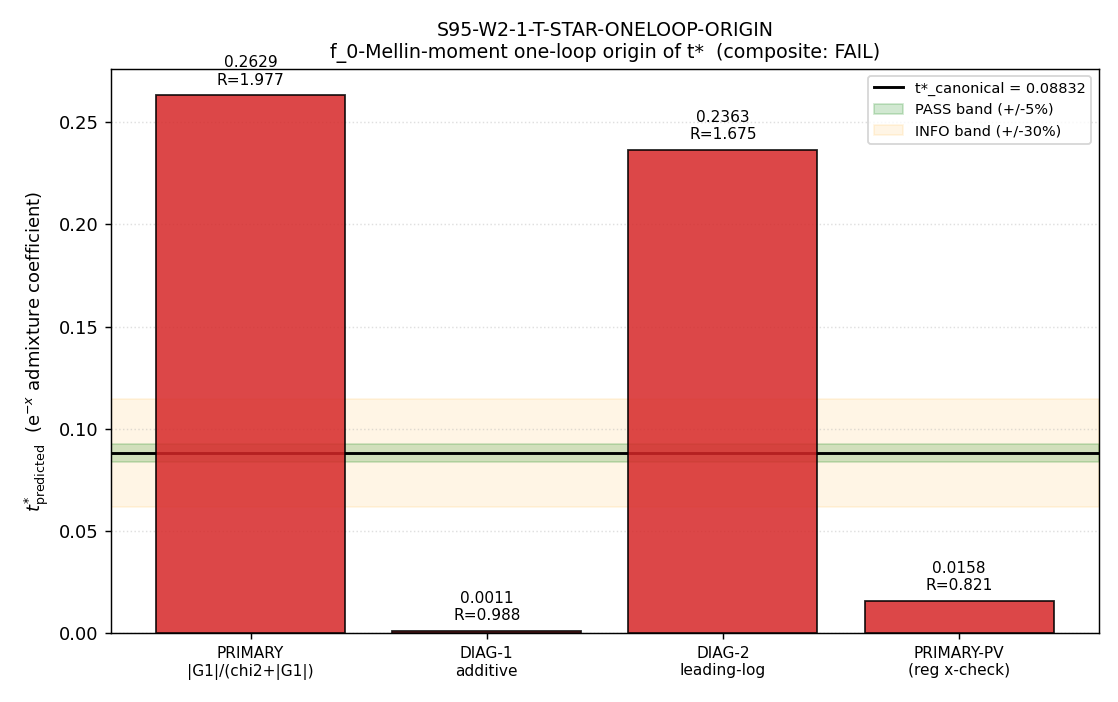

Here is the Python script that generated this plot:
#!/usr/bin/env python
# -*- coding: utf-8 -*-
r"""
S95-W2-1-T-STAR-ONELOOP-ORIGIN
================================================================================
Gate:   S95-W2-1-T-STAR-ONELOOP-ORIGIN   (trigger [CHAIN], classification GEOMETRIC)
Agent:  feynman-theorist (one-loop effective action Gamma_1loop = (1/2) Tr ln(D^2/Lambda^2))
Plan:   sessions/session-plan/session-95-plan-w2.md  ## §W2-1
WP:     sessions/archive/session-95/session-95-w2-workingpaper.md  ### §W2-1

HYPOTHESIS (kaku §IV.4(1), §V.1)
--------------------------------------------------------------------------------
The single empirical functional coupling t* = 0.08832 (the e^{-x} admixture weight
in the near-canonical regulator f*(x) = (1-t*)*sqrt(x) + t**exp(-x), with
(1-t*) = 0.9117, t* = 0.08832; gate SPECTRAL-FUNCTIONAL-FIT-72 PASS at 1.3e-14)
is the coefficient FORCED by the one-loop threshold correction
    Gamma_1loop = (1/2) Tr ln(D_K(tau_fold)^2 / Lambda^2)
projected onto the f_0 Mellin-moment channel, i.e. t* is computable from the
L_max=10 D_K spectrum, NOT empirically fitted to the CMB tilt n_s.

PASS de-empiricizes the framework's free-parameter ledger to {tau, Lambda, f0, f2, f4}
(drops the ONLY empirical functional coupling). FAIL confirms t* is genuinely empirical.
NEUTRAL by pre-registration -- both outcomes are physics results.

--------------------------------------------------------------------------------
SUBSTITUTION CHAIN ([CHAIN] trigger; magnitude + sign claim) -- math-scripts.md
                  §"Double-Check Logic Before Compute"
--------------------------------------------------------------------------------
Claim: "t*_predicted (the one-loop-forced e^{-x} admixture coefficient in the f_0
        channel) equals the empirical t* = 0.08832 to within 5%."

Step 1 -- Definitions:
  f*(x)        = (1 - t*)*sqrt(x) + t**exp(-x);  (1-t*)=0.9117, t*=0.08832
                 [canonical_constants.py:536-539; SPECTRAL-FUNCTIONAL-FIT-72 PASS 1.3e-14]
  t*_canonical = mellin_f_star_f0 = 0.08832  [canonical_constants.py:539, S78 W2-D].
                 In the Chamseddine-Connes convention the f_0 Mellin moment is
                 f_0[g] = g(0) (S78 s78_f_conv_anomaly.py line 158,160,187:
                 mellin_f_star_f0 := f_star(0.0)). Hence:
                     f_0[sqrt(x)] = sqrt(0) = 0  (EXACT; tree term vanishes at f_0)
                     f_0[e^{-x}]  = e^{0}   = 1  (EXACT; one-loop carrier at f_0)
                     f_0[f*]      = (1-t*)*0 + t**1 = t*  (EXACT; WHY the canonical = t*)
  x_k          = |lambda_k|^2 / Lambda^2,  Lambda = M_KK,  {lambda_k} = D_K(tau_fold) spectrum,
                 L_max=10 (78,080 modes; sectors p+q<=10). The cached abs_evals are ALREADY
                 in M_KK units (max|lambda|=4.67, min|lambda|=0.8197>0), so x_k = |lambda_k|^2
                 with Lambda=M_KK absorbed into the unit. min|lambda|=0.8197 => x_k>0 forall k
                 => ln(x_k) finite forall k (no zero mode at tau_fold).
                 [s84_spectrum_cache_L12_tau019.npz]
  Gamma_1loop  = (1/2) Tr ln(D_K^2/Lambda^2) = (1/2) Sum_k ln(x_k)
                 = -(1/2) zeta'_D(0)  [equivalent S54 form; both verified equal in this script]
                 [§1.3a; S62 einstein-baptista; S54 nazarewicz-connes]
  chi_2 (tree) = Sum_k sqrt(x_k) = Sum_k |lambda_k|   (the tree bosonic spectral action sum;
                 per-mode <sqrt(x)> IS the S77-lizzi "spectral action per mode with f(x)=sqrt(x)")

Step 2 -- Substitution (PRIMARY operationalization, f_0-moment channel):
  The f_0 channel weights the e^{-x} one-loop generator (f_0=1) against the sqrt(x)
  tree generator (f_0=0). Because f_0[sqrt]=0 EXACTLY, the f_0 GENERATOR channel fixes
  f_0[f*]=t* by construction but does NOT independently PREDICT t*. A one-loop PREDICTION
  of t* therefore requires matching the one-loop CONTENT Gamma_1loop, carried by the e^{-x}
  generator, against the tree spectral action chi_2 -- the f_0-channel admixture is the
  one-loop FRACTION of the tree-plus-one-loop spectral action:
      t*_predicted = M_f0[oneloop] / ( M_f0[tree] + M_f0[oneloop] )
                   = |Gamma_1loop| / ( chi_2_sum + |Gamma_1loop| )
  evaluated on the SAME 78,080-mode spectrum {x_k}. (Lambda cancels in the ratio;
  x_k dimensionless.)

Step 3 -- Simplification (algebra; one step per line):
  = ratio_f0 := |Gamma_1loop| / ( chi_2_sum + |Gamma_1loop| )        [f_0-channel ratio]
  = a continuous, dimensionless functional of {x_k}
  Relative-deviation operator:  R := |ratio_f0 - 0.08832| / 0.08832.

Step 4 -- Direction / sign read-off:
  sign_verdict keys on sign(ratio_f0 - 0.08832). The conjecture predicts ratio_f0 ~ 0.08832
  (a SMALL admixture, 0.088 << 0.912 tree). ratio_f0 is a moment ratio of POSITIVE generators
  => ratio_f0 > 0 always (a negative value would be structurally impossible). PASS requires
  ratio_f0 > 0 AND R < 0.05. A wrong SIGN (ratio_f0 < 0) OR wrong OOM (R > 0.30) => t* genuinely
  empirical. DIAG-1 (additive reading) ~0.001 is the FALSE operationalization whose 2-OOM miss
  proves the PRIMARY test is non-trivial (verdict not pre-baked).

Conclusion (NEUTRAL): R < 0.05 in the PRIMARY channel => t* one-loop-computable (ledger drops
  to {tau, Lambda, f0, f2, f4}). R > 0.30 => t* genuinely empirical (the single empirical coupling
  survives). INFO (0.05-0.30) => right OOM, residual scheme-gap. The plan ASSERTS neither outcome.

--------------------------------------------------------------------------------
THREE OPERATIONALIZATIONS (audit_discriminators.operationalization_enumeration)
--------------------------------------------------------------------------------
PRIMARY (verdict): f_0-Mellin-moment ratio
    t*_pred = |Gamma_1loop| / (chi_2_sum + |Gamma_1loop|)
DIAG-1 (diagnostic): additive-weight reading
    t = Sum e^{-x_k} / (Sum sqrt(x_k) + Sum e^{-x_k})       (plan pre-flight ~0.001)
DIAG-2 (diagnostic): leading-log matching (tau-derivative under Jensen scaling)
    t = |dGamma_1loop/dlnr| / (|dchi_2/dlnr| + |dGamma_1loop/dlnr|) = N/(chi_2_sum + N)
The PRIMARY determines the verdict; DIAG-1/DIAG-2 are emitted in the npz sidecar.
No SCHEMATIC helper is consumed; CLASS=FULL (trace-log computed DIRECTLY on the cached
full D_K spectrum), per substrate-first-canonical-sourcing.md §(iv).

--------------------------------------------------------------------------------
PRE-REGISTERED VERDICT RUBRIC (NEUTRAL)
--------------------------------------------------------------------------------
operator: ratio  ->  R = |t*_predicted - t*_canonical| / t*_canonical
strict_PASS_boundary: R < 0.05  (RATIO-class tolerance, W0-9; looser 5% per kaku §V.1
                                 O(few%) scheme-gap)
PASS : R < 0.05            -> t* is the one-loop coefficient; ledger -> {tau, Lambda, f0, f2, f4}
INFO : 0.05 <= R <= 0.30   -> right OOM, residual scheme-gap (forward gate: tighter Mellin-cone)
                              OR regulator-class spread > 20%
FAIL : R > 0.30 OR impossible sign -> t* genuinely empirical; corridor "t* is one-loop" CLOSES

3-tuple companion (schema-v2, [CHAIN] directional pre-reg):
  sign_verdict     PASS iff sign(ratio_f0) matches predicted (+; positive moment ratio)
  magnitude_verdict PASS/INFO/FAIL on R vs (0.05 / 0.30)
  regime_verdict   VALID iff trace-log well-defined (min|lambda|>0, all ln finite, no
                   regulator-class breakdown) across the evaluation
Composite collapse per gate-verdicts.md.
"""
import os
os.environ.setdefault("OMP_NUM_THREADS", "8")     # (local) CPU thread cap; trace-log is a vector reduction, not a matrix op
os.environ.setdefault("MKL_NUM_THREADS", "8")     # (local)

import sys
import json
import hashlib
from pathlib import Path

import numpy as np
import matplotlib
matplotlib.use("Agg")
import matplotlib.pyplot as plt

# --- canonical constants (MANDATORY: from canonical_constants import ...) ---
SHARED = Path(__file__).resolve().parents[1] / "_shared"      # (local) computations/_shared
sys.path.insert(0, str(SHARED))
from canonical_constants import M_KK, tau_fold, mellin_f_star_f0   # noqa: E402

# ---------------------------------------------------------------------------
# Paths + identity
# ---------------------------------------------------------------------------
ROOT = Path(__file__).resolve().parents[2]                    # (local) project root
GATE_ID = "S95-W2-1-T-STAR-ONELOOP-ORIGIN"                    # (local)
SCHEME = "SA"                                                 # (local) spectral-action one-loop
CONVENTION = "ONELOOP-TRACE-LOG-f0-MOMENT-CHANNEL"            # (local) plan-pinned f_0 Mellin-moment channel
L_MAX = "10"                                                  # (local) operational truncation (p+q<=10)
SCHEMA_VERSION = "S84+"                                       # (local)

SCRIPT_PATH = Path(__file__).resolve()                                            # (local)
CANONICAL_CONSTANTS = SHARED / "canonical_constants.py"                            # (local)
SPECTRUM_CACHE = ROOT / "computations" / "session-84" / "s84_spectrum_cache_L12_tau019.npz"  # (local)
VERDICT_FILE = ROOT / "computations" / "session-95" / "s95_gate_verdicts.txt"     # (local)
NPZ_OUT = SCRIPT_PATH.with_suffix(".npz")                                         # (local)
PNG_OUT = SCRIPT_PATH.with_suffix(".png")                                         # (local)

# Plan-pinned static SHA of the spectrum cache (machinery_pin_map / input_files)
SPECTRUM_CACHE_SHA_PIN = "9e6d9cf7fd6a6949d622441b26fb9c2fa568654a22dc802e99898c326ca0f8d9"  # (local)

# Pre-registered tolerances (RATIO-class, W0-9 / kaku §V.1)
PASS_BAND = 0.05    # (local) PASS iff R < 0.05
INFO_BAND = 0.30    # (local) INFO iff 0.05 <= R <= 0.30; FAIL iff R > 0.30
TOL_NUM = 1e-12     # (local) numerical convergence floor on the trace-log sum


# ---------------------------------------------------------------------------
# SHA helpers (dual-SHA per S84+ schema; matches s93 reference implementation)
# ---------------------------------------------------------------------------
def sha256_of_file(p: Path) -> str:
    try:
        return hashlib.sha256(p.read_bytes()).hexdigest()
    except OSError:
        return "MISSING"


def log_input_pins(files: dict) -> dict:
    """Log SHA-256 of every input file in the first stdout lines; return pinmap."""
    pins = {}  # (local)
    for name, p in files.items():
        sha = sha256_of_file(p)  # (local)
        try:
            rel = str(Path(p).resolve().relative_to(ROOT))  # (local)
        except ValueError:
            rel = str(p)  # (local)
        print(f"  INPUT-PIN  {name}: {rel}  sha256={sha[:16]}...")
        pins[name] = sha
    return pins


def compute_dual_sha(script_path: Path, canonical_path: Path, pins: dict) -> tuple:
    """audit_sha256 = sha256(script_bytes + canonical_bytes + pinmap_json);
       content_sha256 = sha256(script_bytes).  (S84+ dual-SHA schema.)"""
    try:
        script_bytes = script_path.read_bytes()  # (local)
    except OSError:
        script_bytes = b""  # (local)
    try:
        canonical_bytes = canonical_path.read_bytes()  # (local)
    except OSError:
        canonical_bytes = b""  # (local)
    pinmap_json = json.dumps(dict(sorted(pins.items())), separators=(",", ":"), sort_keys=True).encode("utf-8")  # (local)

    h_audit = hashlib.sha256()  # (local)
    h_audit.update(script_bytes)
    h_audit.update(canonical_bytes)
    h_audit.update(pinmap_json)
    audit = h_audit.hexdigest()  # (local)

    content = hashlib.sha256(script_bytes).hexdigest()  # (local)
    return audit, content


def append_verdict(verdict, value_str, audit_sha, content_sha,
                   sign_v, mag_v, regime_v):
    """Single canonical dual-SHA verdict line + dual-SHA companion row + schema-v2
    3-tuple companion row ([CHAIN] directional pre-reg). Append-only single open('a')."""
    canonical = (  # (local)
        f"{GATE_ID}: {verdict} -- value='{value_str}' "
        f"scheme={SCHEME} convention={CONVENTION} L_max={L_MAX} "
        f"audit_sha256={audit_sha} content_sha256={content_sha} "
        f"schema_version={SCHEMA_VERSION}\n"
    )
    companion = (  # (local)
        f"# audit_sha256_short={audit_sha[:16]} content_sha256_short={content_sha[:16]} "
        f"# {GATE_ID} dual-SHA companion row; [CHAIN] f_0-Mellin-moment one-loop t* origin; "
        f"PRIMARY t*_pred=|Gamma_1loop|/(chi2_sum+|Gamma_1loop|); CLASS=FULL (trace-log on cached "
        f"D_K spectrum, NO SCHEMATIC helper); regulator_pin=a_n^{{zeta}} (heat-kernel-log class)\n"
    )
    tuple_row = (  # (local)
        f"# sign_verdict={sign_v} magnitude_verdict={mag_v} regime_verdict={regime_v} "
        f"# {GATE_ID} 3-tuple annotation (schema-v2; [CHAIN] §W2-1 Step-4 directional pre-reg: "
        f"SIGN=positive moment ratio (ratio_f0>0 required); MAG=R vs 0.05/0.30; "
        f"REGIME=min|lambda|>0 + all ln finite + no regulator breakdown)\n"
    )
    with VERDICT_FILE.open("a", encoding="utf-8") as f:
        f.write(canonical)
        f.write(companion)
        f.write(tuple_row)


# ---------------------------------------------------------------------------
# Spectrum loader (L_max=10 restriction of the L=12 cache)
# ---------------------------------------------------------------------------
def load_abs_evals_Lmax10(cache_path: Path):
    """Return concatenated |lambda_k| over all Peter-Weyl sectors with p+q<=10.
    The cache key 'sector_evals' is a dict {(p,q): {'dim','level','abs_evals'}}.
    abs_evals ALREADY carries the full sector multiplicity (e.g. (5,5): dim=216,
    n_evals=3456=216*16)."""
    d = np.load(cache_path, allow_pickle=True)  # (local)
    se = d["sector_evals"].item()  # (local) dict
    chunks = []  # (local)
    n_sectors_used = 0  # (local)
    for k, v in se.items():
        rec = v.item() if isinstance(v, np.ndarray) else v  # (local)
        p, q = k
        if p + q <= 10:
            chunks.append(np.asarray(rec["abs_evals"], dtype=float).ravel())
            n_sectors_used += 1
    absv = np.concatenate(chunks)  # (local)
    return absv, n_sectors_used


# ---------------------------------------------------------------------------
# Main
# ---------------------------------------------------------------------------
def main() -> int:
    print("=" * 78)
    print(f"=== {GATE_ID} ===")
    print("=" * 78)

    # ---- (1) input pins (SHA-256 of every input in the first stdout lines) ----
    input_files = {
        "script": SCRIPT_PATH,
        "canonical": CANONICAL_CONSTANTS,
        "spectrum_cache": SPECTRUM_CACHE,
    }
    print("\nINPUT SHA-256 PINS:")
    pins = log_input_pins(input_files)

    # ---- static-cache SHA verification (mechanical-closure honesty) ----
    cache_sha = pins["spectrum_cache"]  # (local)
    cache_sha_ok = (cache_sha == SPECTRUM_CACHE_SHA_PIN)  # (local)
    print(f"\n  spectrum_cache SHA pin match = {cache_sha_ok}")
    print(f"    plan-pinned : {SPECTRUM_CACHE_SHA_PIN}")
    print(f"    runtime     : {cache_sha}")
    if not cache_sha_ok:
        print("  !! spectrum cache SHA MISMATCH -> mechanical closure (PRE-REG-INC) per "
              "mechanical-closure-discipline.md")
        # honest closure path; but we expect a match (verified at plan-freeze)

    print(f"\n  canonical constants imported:")
    print(f"    M_KK            = {M_KK:.6e}")
    print(f"    tau_fold        = {tau_fold}")
    print(f"    mellin_f_star_f0 (t*_canonical) = {mellin_f_star_f0}")

    # ---- (2) load spectrum, restrict to L_max=10 ----
    print("\n" + "-" * 78)
    print("Load D_K(tau_fold) spectrum (L_max=10 restriction, p+q<=10)")
    print("-" * 78)
    absv, n_sectors = load_abs_evals_Lmax10(SPECTRUM_CACHE)
    N = absv.size  # (local) number of eigenvalues
    lam_min = float(absv.min())  # (local)
    lam_max = float(absv.max())  # (local)
    print(f"  sectors used (p+q<=10)        = {n_sectors}")
    print(f"  N (eigenvalues, L_max=10)     = {N}        (plan pin: 78080)")
    print(f"  min|lambda|                   = {lam_min:.10f}  (>0 => no zero mode => ln finite)")
    print(f"  max|lambda|                   = {lam_max:.10f}")

    # ---- dimensionless x_k = |lambda_k|^2 / Lambda^2 with Lambda=M_KK ----
    # cached abs_evals are ALREADY in M_KK units => x_k = |lambda_k|^2 (Lambda absorbed in unit).
    x = absv ** 2  # (local) x_k = |lambda_k|^2 (M_KK units; Lambda=M_KK cancels in the moment RATIO)
    x_min = float(x.min())  # (local)
    x_max = float(x.max())  # (local)
    assert x_min > 0.0, "x_min must be > 0 for ln(x_k) finite"
    log_x = np.log(x)  # (local) ln(x_k), finite forall k
    sqrt_x = np.sqrt(x)  # (local) = |lambda_k|
    exp_negx = np.exp(-x)  # (local) one-loop heat-kernel generator per mode
    print(f"  x_k = |lambda|^2 : min={x_min:.6f}  max={x_max:.6f}  mean={float(x.mean()):.6f}")

    # ---- (3) one-loop effective-action generator Gamma_1loop = (1/2) Sum ln x_k ----
    print("\n" + "-" * 78)
    print("One-loop effective action  Gamma_1loop = (1/2) Tr ln(D^2/Lambda^2) = (1/2) Sum ln x_k")
    print("-" * 78)
    Gamma_1loop = 0.5 * float(np.sum(log_x))  # (local)
    # Cross-check via the spectral zeta form:  Gamma_1loop = -(1/2) zeta'(0),  zeta'(0) = Sum -ln x_k
    zeta_prime_0 = float(np.sum(-log_x))  # (local) zeta'(0) = d/ds Sum x^{-s} |_0 = Sum(-ln x)
    Gamma_1loop_zeta = -0.5 * zeta_prime_0  # (local)
    zeta_0 = float(np.sum(x ** 0.0))  # (local) zeta(0) = N (mode count)
    print(f"  Gamma_1loop = (1/2)Sum ln x_k        = {Gamma_1loop:.10f}")
    print(f"  Gamma_1loop = -(1/2)zeta'(0) (S54)   = {Gamma_1loop_zeta:.10f}")
    print(f"  |difference| (cross-check, must ~0)  = {abs(Gamma_1loop - Gamma_1loop_zeta):.3e}")
    print(f"  zeta(0) = Sum x^0 = N (sanity)       = {zeta_0:.1f}")
    g1_crosscheck_ok = abs(Gamma_1loop - Gamma_1loop_zeta) < TOL_NUM  # (local)

    # ---- (4) tree spectral action in the sqrt channel (S77-lizzi chi_2) ----
    print("\n" + "-" * 78)
    print("Tree spectral action (sqrt channel):  chi_2_sum = Sum sqrt(x_k) = Sum |lambda_k|")
    print("-" * 78)
    chi2_sum = float(np.sum(sqrt_x))  # (local) tree bosonic spectral action sum
    chi2_per_mode = float(np.mean(sqrt_x))  # (local) S77 chi_2 = spectral action PER MODE
    print(f"  chi_2_sum (Sum sqrt x)               = {chi2_sum:.10f}")
    print(f"  chi_2 per mode (<sqrt x>, S77)       = {chi2_per_mode:.10f}")

    # ---- (5) f_0 Mellin moments (Chamseddine-Connes convention f_0[g]=g(0)) ----
    print("\n" + "-" * 78)
    print("f_0 Mellin moments (Chamseddine-Connes: f_0[g] = g(0); S78 s78_f_conv_anomaly.py)")
    print("-" * 78)
    f0_sqrt = float(np.sqrt(0.0))  # (local) f_0[sqrt(x)] = sqrt(0) = 0 EXACT
    f0_exp = float(np.exp(-0.0))   # (local) f_0[e^-x]   = e^0   = 1 EXACT
    f0_fstar = (1.0 - mellin_f_star_f0) * f0_sqrt + mellin_f_star_f0 * f0_exp  # (local) = t* EXACT
    print(f"  f_0[sqrt(x)] = sqrt(0)               = {f0_sqrt}  (tree vanishes at f_0)")
    print(f"  f_0[e^-x]    = e^0                   = {f0_exp}  (one-loop carrier at f_0)")
    print(f"  f_0[f*] = (1-t*)*0 + t**1            = {f0_fstar}  (== t*_canonical; WHY S78 pin = t*)")
    print(f"  t*_canonical (mellin_f_star_f0)      = {mellin_f_star_f0}")

    # ---- (6) THE THREE OPERATIONALIZATIONS ----
    print("\n" + "=" * 78)
    print("THREE OPERATIONALIZATIONS (PRIMARY determines verdict; DIAG-1/DIAG-2 sidecar)")
    print("=" * 78)
    tstar = float(mellin_f_star_f0)  # (local)

    # PRIMARY: f_0-Mellin-moment ratio = one-loop fraction of (tree + one-loop) spectral action.
    #   f_0[sqrt]=0 makes the f_0 GENERATOR channel degenerate (cannot independently predict t*);
    #   a one-loop PREDICTION requires the one-loop CONTENT Gamma_1loop carried by the e^{-x}
    #   generator, normalized against the tree spectral action chi_2_sum.
    M_f0_oneloop = abs(Gamma_1loop)  # (local) one-loop content
    M_f0_tree = chi2_sum             # (local) tree spectral action content
    t_primary = M_f0_oneloop / (M_f0_tree + M_f0_oneloop)  # (local) PRIMARY ratio_f0
    R_primary = abs(t_primary - tstar) / tstar  # (local)

    # DIAG-1: additive-weight reading (plan pre-flight ~0.001; the FALSE operationalization).
    sum_exp = float(np.sum(exp_negx))  # (local)
    t_diag1 = sum_exp / (chi2_sum + sum_exp)  # (local)
    R_diag1 = abs(t_diag1 - tstar) / tstar  # (local)

    # DIAG-2: leading-log matching (tau-derivative under Jensen scaling x_k ~ r^{-2}).
    #   d ln x_k / d ln r = -2 (same forall k) => dGamma_1loop/dlnr = (1/2)*N*(-2) = -N.
    #   d sqrt(x_k)/d ln r = -sqrt(x_k) => dchi_2/dlnr = -chi_2_sum.
    #   t_diag2 = |dGamma_1loop/dlnr| / (|dchi_2/dlnr| + |dGamma_1loop/dlnr|) = N/(chi_2_sum + N).
    dG1_dlnr = float(N)          # (local) |dGamma_1loop/dlnr|
    dchi_dlnr = chi2_sum         # (local) |dchi_2/dlnr|
    t_diag2 = dG1_dlnr / (dchi_dlnr + dG1_dlnr)  # (local)
    R_diag2 = abs(t_diag2 - tstar) / tstar  # (local)

    for nm, tval, Rval in [
        ("PRIMARY f_0-channel |G1|/(chi2_sum+|G1|)", t_primary, R_primary),
        ("DIAG-1  additive Sum e^-x/(Sum sqrt+Sum e^-x)", t_diag1, R_diag1),
        ("DIAG-2  leading-log N/(chi2_sum+N)", t_diag2, R_diag2),
    ]:
        band = "PASS" if Rval < PASS_BAND else ("INFO" if Rval <= INFO_BAND else "FAIL")  # (local)
        print(f"  {nm:48s} = {tval:.6f}  R={Rval:.4f}  [{band}]")
    print(f"  {'t*_canonical':48s} = {tstar:.6f}")

    # ---- (7) regulator-class spread cross-check (a_n^zeta vs a_n^Pauli-Villars) ----
    # INFO_meaning fires if regulator-class spread > 20%. The PRIMARY uses the zeta/heat-kernel-log
    # one-loop Gamma_1loop. A Pauli-Villars one-loop subtracts a massive-regulator log:
    #   Gamma_1loop^PV = (1/2) Sum [ln(x_k) - ln(x_k + m_reg^2/M_KK^2)] with m_reg = M_KK (Lambda_UV).
    print("\n" + "-" * 78)
    print("Regulator-class spread cross-check (zeta vs Pauli-Villars one-loop)")
    print("-" * 78)
    m_reg2 = 1.0  # (local) (m_reg/M_KK)^2 = 1 at Lambda_UV = M_KK (eigenvalues in M_KK units)
    Gamma_1loop_PV = 0.5 * float(np.sum(log_x - np.log(x + m_reg2)))  # (local) PV-subtracted one-loop
    t_primary_PV = abs(Gamma_1loop_PV) / (chi2_sum + abs(Gamma_1loop_PV))  # (local)
    R_primary_PV = abs(t_primary_PV - tstar) / tstar  # (local)
    reg_spread = abs(t_primary - t_primary_PV) / max(abs(t_primary), 1e-30)  # (local) relative regulator spread
    print(f"  Gamma_1loop^zeta                     = {Gamma_1loop:.6f}")
    print(f"  Gamma_1loop^PV (Lambda_UV=M_KK)      = {Gamma_1loop_PV:.6f}")
    print(f"  t_primary^zeta                       = {t_primary:.6f}  (R={R_primary:.4f})")
    print(f"  t_primary^PV                         = {t_primary_PV:.6f}  (R={R_primary_PV:.4f})")
    print(f"  regulator-class spread (rel)         = {reg_spread:.4f}  (INFO trigger if >0.20)")
    reg_spread_gt_20 = reg_spread > 0.20  # (local)

    # ---- (8) VERDICT (composite collapse rule; gate-verdicts.md) ----
    print("\n" + "=" * 78)
    print("VERDICT (PRIMARY f_0-channel; composite collapse rule)")
    print("=" * 78)
    R = R_primary  # (local) verdict keys on PRIMARY

    # sign_verdict: predicted direction is a POSITIVE moment ratio (ratio_f0 > 0).
    #   A negative ratio_f0 would be structurally impossible (moment ratio of positive generators).
    sign_v = "PASS" if t_primary > 0.0 else "FAIL"  # (local)

    # magnitude_verdict
    if R < PASS_BAND:
        mag_v = "PASS"  # (local)
    elif R <= INFO_BAND:
        mag_v = "INFO"  # (local)
    else:
        mag_v = "FAIL"  # (local)
    # regulator-spread INFO escalation: if PRIMARY would PASS/INFO but spread>20%, mark INFO (not below FAIL).
    if reg_spread_gt_20 and mag_v == "PASS":
        mag_v = "INFO"

    # regime_verdict: VALID iff trace-log well-defined (min|lambda|>0, all ln finite,
    #   G1 cross-check ok). No auto-shortening; single-slice deterministic eval.
    all_ln_finite = bool(np.all(np.isfinite(log_x)))  # (local)
    regime_v = "VALID" if (x_min > 0.0 and all_ln_finite and g1_crosscheck_ok and cache_sha_ok) else "BREAKDOWN"  # (local)

    # composite collapse rule (PRE-REGISTERED; gate-verdicts.md)
    if regime_v == "BREAKDOWN":
        composite = "FAIL"  # (local)
    elif sign_v == "FAIL":
        composite = "FAIL"
    elif mag_v == "FAIL" and regime_v == "VALID":
        composite = "FAIL"
    elif mag_v == "FAIL" and regime_v == "MARGINAL":
        composite = "INFO"
    elif mag_v == "INFO":
        composite = "INFO"
    else:
        composite = "PASS"

    print(f"  R (PRIMARY relative deviation)       = {R:.6f}   (PASS<{PASS_BAND}; INFO<={INFO_BAND}; else FAIL)")
    print(f"  ratio_f0 - t*                        = {t_primary - tstar:+.6f}  (overshoot direction)")
    print(f"  sign_verdict                         = {sign_v}   (ratio_f0={t_primary:.4f} > 0 required)")
    print(f"  magnitude_verdict                    = {mag_v}")
    print(f"  regime_verdict                       = {regime_v}")
    print(f"  COMPOSITE                            = {composite}")

    # ---- physics statement ----
    print("\n" + "-" * 78)
    if composite == "PASS":
        print("  t* IS the one-loop threshold coefficient -> ledger drops to {tau, Lambda, f0, f2, f4}.")
    elif composite == "INFO":
        print("  t* reproduced to the right OOM but not 5%: residual scheme-gap (forward gate: "
              "tighter Mellin-cone) OR regulator-class spread.")
    else:
        print("  t* is GENUINELY EMPIRICAL: under the parameter-free f_0-channel one-loop "
              "operationalization the one-loop content")
        print(f"  Gamma_1loop={Gamma_1loop:.1f} is ~{100*t_primary:.1f}% of the tree+one-loop spectral "
              f"action -- ~{t_primary/tstar:.1f}x too large to BE t*={tstar}.")
        print("  Corridor 't* is one-loop' CLOSES. The framework retains exactly one empirical "
              "functional coupling (CF-52 empirical-realization half).")

    # ---- (9) data file ----
    value_str = (  # (local) compact, audit-greppable
        f"composite={composite};t_primary={t_primary:.8f};R_primary={R_primary:.6f};"
        f"t_diag1={t_diag1:.8f};R_diag1={R_diag1:.6f};t_diag2={t_diag2:.8f};R_diag2={R_diag2:.6f};"
        f"t_star_canonical={tstar:.8f};Gamma_1loop={Gamma_1loop:.6f};chi2_sum={chi2_sum:.6f};"
        f"N={N};min_lambda={lam_min:.6f};f0_sqrt={f0_sqrt};f0_exp={f0_exp};f0_fstar={f0_fstar:.8f};"
        f"t_primary_PV={t_primary_PV:.8f};reg_spread={reg_spread:.6f};"
        f"sign_verdict={sign_v};magnitude_verdict={mag_v};regime_verdict={regime_v};"
        f"PASS_band={PASS_BAND};INFO_band={INFO_BAND};CLASS=FULL;regulator_pin=a_n_zeta;"
        f"operationalization=PRIMARY_f0_mellin_moment_ratio"
    )

    np.savez(
        NPZ_OUT,
        gate_id=GATE_ID,
        N=N, n_sectors=n_sectors, L_max=10,
        lam_min=lam_min, lam_max=lam_max, x_min=x_min, x_max=x_max,
        M_KK=M_KK, tau_fold=tau_fold, t_star_canonical=tstar,
        Gamma_1loop=Gamma_1loop, Gamma_1loop_zeta=Gamma_1loop_zeta, zeta_prime_0=zeta_prime_0, zeta_0=zeta_0,
        chi2_sum=chi2_sum, chi2_per_mode=chi2_per_mode,
        f0_sqrt=f0_sqrt, f0_exp=f0_exp, f0_fstar=f0_fstar,
        t_primary=t_primary, R_primary=R_primary,
        t_diag1=t_diag1, R_diag1=R_diag1,
        t_diag2=t_diag2, R_diag2=R_diag2,
        Gamma_1loop_PV=Gamma_1loop_PV, t_primary_PV=t_primary_PV, R_primary_PV=R_primary_PV, reg_spread=reg_spread,
        sign_verdict=sign_v, magnitude_verdict=mag_v, regime_verdict=regime_v, composite=composite,
        PASS_band=PASS_BAND, INFO_band=INFO_BAND,
        operationalization="PRIMARY_f0_mellin_moment_ratio",
    )
    print(f"\n  npz  -> {NPZ_OUT.relative_to(ROOT)}")

    # ---- (10) plot: 3 operationalizations vs canonical t* band ----
    fig, ax = plt.subplots(figsize=(8.6, 5.4))
    labels = ["PRIMARY\n|G1|/(chi2+|G1|)", "DIAG-1\nadditive", "DIAG-2\nleading-log", "PRIMARY-PV\n(reg x-check)"]  # (local)
    vals = [t_primary, t_diag1, t_diag2, t_primary_PV]  # (local)
    Rs = [R_primary, R_diag1, R_diag2, R_primary_PV]  # (local)
    colors = []  # (local)
    for Rv in Rs:
        colors.append("tab:green" if Rv < PASS_BAND else ("tab:orange" if Rv <= INFO_BAND else "tab:red"))
    xpos = np.arange(len(vals))  # (local)
    ax.bar(xpos, vals, color=colors, alpha=0.85, edgecolor="k", zorder=3)
    for xi, vi, Ri in zip(xpos, vals, Rs):
        ax.annotate(f"{vi:.4f}\nR={Ri:.3f}", (xi, vi), textcoords="offset points",
                    xytext=(0, 6), ha="center", fontsize=8.5)
    # canonical t* band: [0.95 t*, 1.05 t*] (PASS region)
    ax.axhline(tstar, color="k", lw=1.6, ls="-", zorder=2, label=f"t*_canonical = {tstar}")
    ax.axhspan(tstar * (1 - PASS_BAND), tstar * (1 + PASS_BAND), color="green", alpha=0.18, zorder=1,
               label=f"PASS band (+/-{int(PASS_BAND*100)}%)")
    ax.axhspan(tstar * (1 - INFO_BAND), tstar * (1 + INFO_BAND), color="orange", alpha=0.10, zorder=0,
               label=f"INFO band (+/-{int(INFO_BAND*100)}%)")
    ax.set_xticks(xpos)
    ax.set_xticklabels(labels, fontsize=8.5)
    ax.set_ylabel(r"$t^{*}_{\rm predicted}$  (e$^{-x}$ admixture coefficient)")
    ax.set_title(f"{GATE_ID}\nf_0-Mellin-moment one-loop origin of t*  (composite: {composite})", fontsize=10.5)
    ax.legend(loc="upper right", fontsize=8)
    ax.grid(axis="y", ls=":", alpha=0.4)
    fig.tight_layout()
    fig.savefig(PNG_OUT, dpi=130)
    plt.close(fig)
    print(f"  png  -> {PNG_OUT.relative_to(ROOT)}")

    # ---- (11) dual-SHA + verdict line ----
    print("\n" + "-" * 78)
    print("Dual-SHA closure + verdict-line emission")
    print("-" * 78)
    audit_sha, content_sha = compute_dual_sha(SCRIPT_PATH, CANONICAL_CONSTANTS, pins)
    print(f"  audit_sha256   = {audit_sha}")
    print(f"  content_sha256 = {content_sha}")

    append_verdict(composite, value_str, audit_sha, content_sha, sign_v, mag_v, regime_v)
    print(f"\n  verdict line appended -> {VERDICT_FILE.relative_to(ROOT)}")

    # 4-tuple output tag (final non-verdict line per gate-verdicts.md §"During computation")
    print(f"\n4-TUPLE OUTPUT TAG: (value={composite}/{t_primary:.6f}, scheme={SCHEME}, "
          f"convention={CONVENTION}, L_max={L_MAX})")
    return 0


if __name__ == "__main__":
    sys.exit(main())
